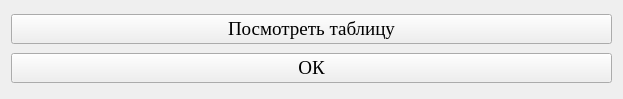
<?xml version="1.0" encoding="UTF-8"?>
<ui version="4.0">
 <class>Form</class>
 <widget class="QWidget" name="Form">
  <property name="geometry">
   <rect>
    <x>0</x>
    <y>0</y>
    <width>623</width>
    <height>99</height>
   </rect>
  </property>
  <property name="minimumSize">
   <size>
    <width>0</width>
    <height>0</height>
   </size>
  </property>
  <property name="maximumSize">
   <size>
    <width>16777215</width>
    <height>16777215</height>
   </size>
  </property>
  <property name="windowTitle">
   <string>Расчет потерь напряжения на участках электросети</string>
  </property>
  <property name="styleSheet">
   <string notr="true"/>
  </property>
  <layout class="QGridLayout" name="gridLayout">
   <item row="0" column="0">
    <widget class="QPushButton" name="pushButton_2">
     <property name="font">
      <font>
       <family>Times New Roman</family>
       <pointsize>14</pointsize>
      </font>
     </property>
     <property name="styleSheet">
      <string notr="true"/>
     </property>
     <property name="text">
      <string>Посмотреть таблицу</string>
     </property>
    </widget>
   </item>
   <item row="1" column="0">
    <widget class="QPushButton" name="pushButton">
     <property name="font">
      <font>
       <family>Times New Roman</family>
       <pointsize>14</pointsize>
      </font>
     </property>
     <property name="styleSheet">
      <string notr="true"/>
     </property>
     <property name="text">
      <string>ОК</string>
     </property>
    </widget>
   </item>
  </layout>
 </widget>
 <resources/>
 <connections/>
</ui>
